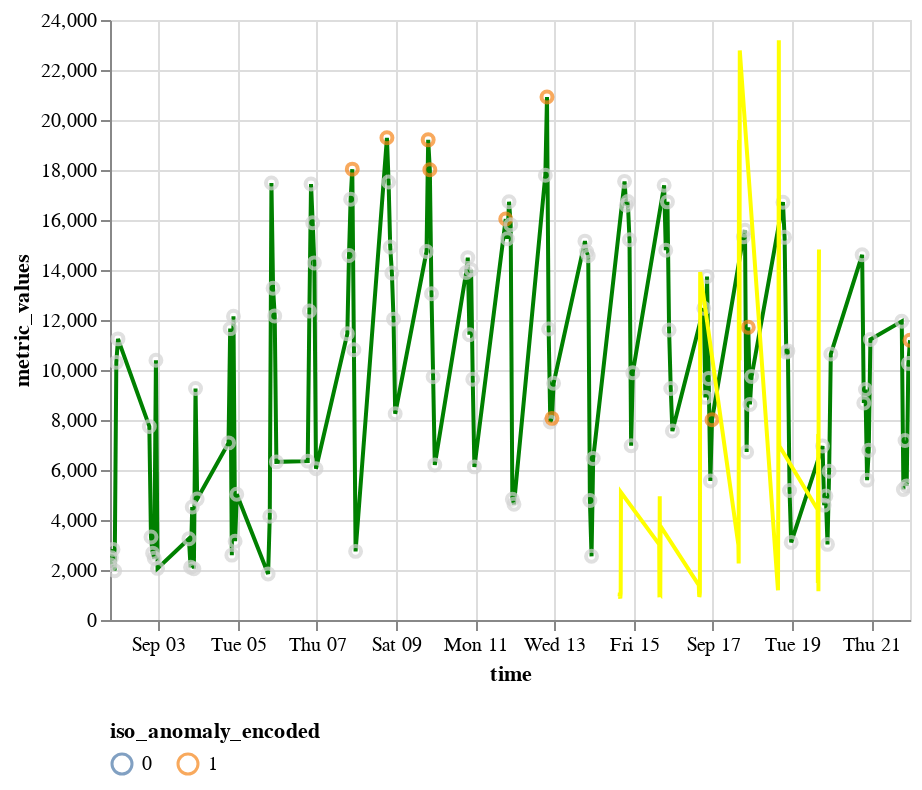

Notebook code for this chart:
### Code cell
import altair as alt

# Create a selection for the cursor
cursor = alt.selection_single(on='mouseover', nearest=True, empty='none')

# Base chart for metric values
base = alt.Chart(result_copy1).mark_line(color='green').encode(
    x='time',
    y='metric_values'
).properties(
    width=400  # Set an explicit width for the base chart
)

# Points for anomalies
points = base.mark_point().encode(
    color=alt.condition(
        alt.datum['iso_anomaly_encoded'] > 0,
        'iso_anomaly_encoded:N',
        alt.value('lightgray')
    ),
    tooltip=['time', 'metric_values', 'iso_anomaly_encoded']
).add_selection(
    cursor
)

# Base chart for metric values
interior_line = alt.Chart(df4_consecutive_36_2).mark_line(color='yellow').encode(
    x='time',
    y='metric_values'
).properties(
    width=400  # Set an explicit width for the base chart
)

# Line for big_interior
#interior_line = alt.Chart(result_copy1).transform_filter(
#    cursor
#).mark_line(color='blue').encode(
#    x='time',
#    y='big_interior:Q',
#    detail='big_interior:N'
#).properties(
#    width=600  # Set width to 1/6th of the base chart
#)

# Combine charts and add legend
chart = (base + points + interior_line).configure_legend(
    orient='bottom'
).interactive()

chart
